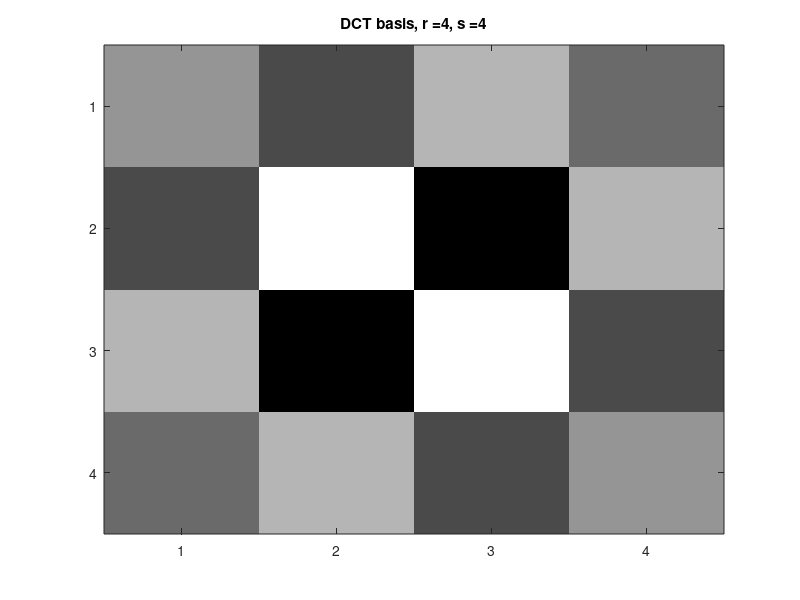

Recreate this plot in MATLAB.
%DCT basis
%See GW3e fig. 8.23 p.569
%HKa Feb. 2015


clear, close all;

N=4;
Z=zeros(N,N);
DCTM=dct(eye(N))%DCT-transformation
for r=1:N
    for s=1:N
        Irs=Z;
        Irs(r,s)=1;
        J=DCTM'*Irs*DCTM;
        str=strcat('DCT basis, r =',num2str(r),', s = ',num2str(s));
        imagesc(J);colormap(gray(256));title(str)
        pause(2)
    end
end
